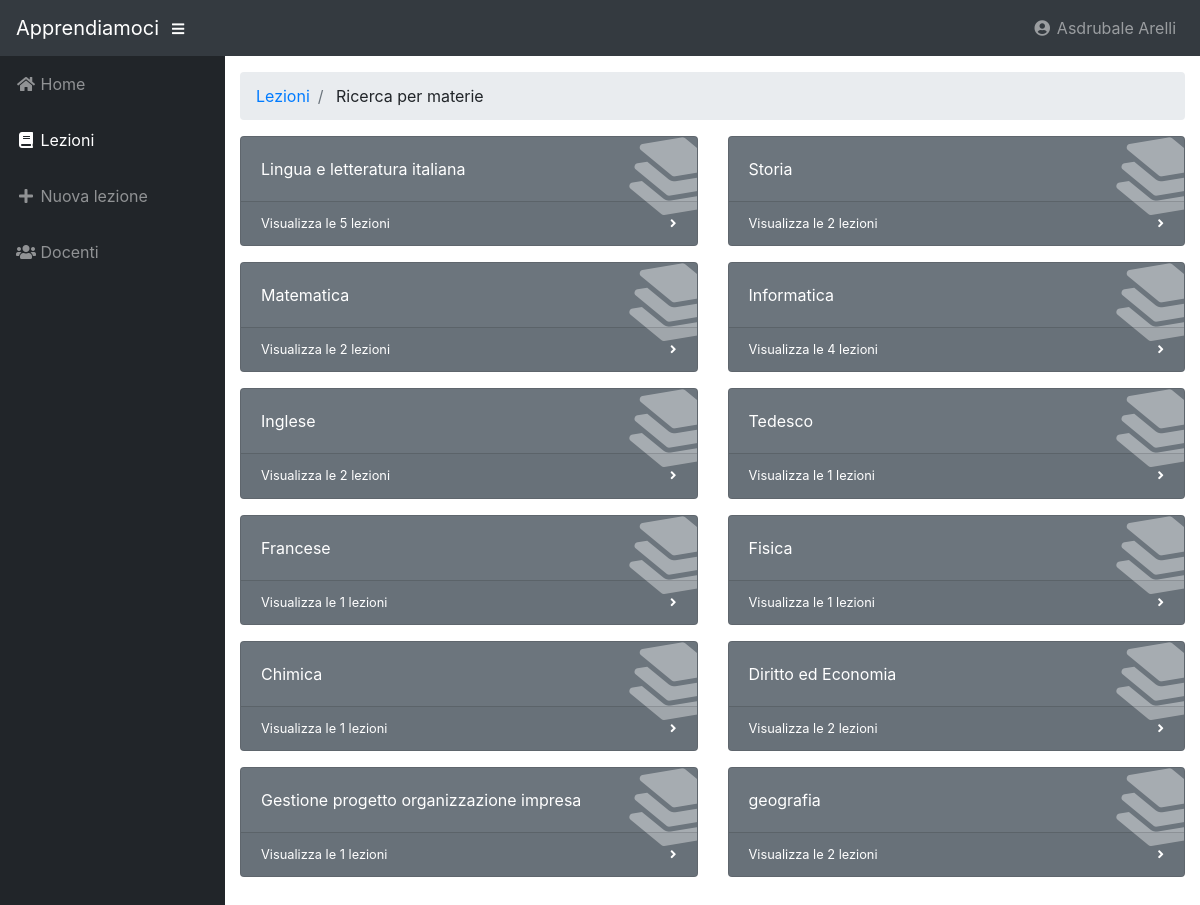
The page /filtraMaterie/index.php (signed in) on the database its author committed.
### tables this page shows
CREATE TABLE `materie` (
  `id` int(15) NOT NULL AUTO_INCREMENT,
  `titolo` varchar(50),
  PRIMARY KEY (`id`)
);

### src/connection.php (called while the page is built, shortened)
<?php
  function query($sql){
    $conn = new mysqli("localhost", "root", "", "apprendiamo");
    $tabella = array();
    $result = $conn->query($sql);
    if (isset($result->num_rows)){
      if ($result->num_rows == 0) {
        return $tabella;
      } else while($row = $result->fetch_assoc()){
        array_push($tabella, $row);
      }
      return $tabella;
    } else {
      $conn->close();
    }
  }
?>

### src/filtraMaterie/wrapper.php (the view)
<div id="wrapper">
  <?php $title ="lezioni" ?>
  <?php include '../wrapper_head.php' ?>
  <?php
      $materie = query("SELECT materie.*, count(materiedilezioni.id) AS count FROM materie, materiedilezioni WHERE materie.id=materiedilezioni.idMateria GROUP BY materie.id");
  ?>
  <div id="content-wrapper">
    <div class="container-fluid">
      <ol class="breadcrumb">
        <li class="breadcrumb-item">
          <a href="../filtra/">Lezioni</a>
        </li>
        <li class="breadcrumb-item">
          Ricerca per materie
        </li>
        </ol>
      <div class="row">
		<?php foreach ($materie as $materia): ?>
			<div class="col-xl-6 col-sm-6 mb-3" onclick="window.location='../lezioni/?materia=<?php echo $materia['id'] ?>'">
			  <div class="card text-white o-hidden h-100 onmouseover bg-secondary" onmouseover="hover(this)" onmouseleave="leave(this)">
				<div class="card-body">
				  <div class="card-body-icon">
					<i class="fas fa-layer-group"></i>
				  </div>
				  <div class="mr-5"><?php echo $materia['titolo']; ?></div>
				</div>
				<a class="card-footer text-white clearfix small z-1">
				  <span class="float-left">Visualizza le <?php echo $materia['count'] ?> lezioni</span>
				  <span class="float-right">
					<i class="fas fa-angle-right"></i>
				  </span>
				</a>
			  </div>
			</div>
		<?php endforeach; ?>
      </div>
    </div>
  </div>
</div>

### src/filtraMaterie/index.php (shortened to what this page needs)
<!DOCTYPE html>
<html lang="en" dir="ltr">
  <head>
  </head>
  <body>
    <?php include '../nav.php' ?>
    <?php include 'wrapper.php' ?>
  </body>
</html>

### src/nav.php (shortened to what this page needs)
<nav class="navbar navbar-expand navbar-dark bg-dark static-top">
  <a class="navbar-brand mr-1" href="../index.php">Apprendiamoci</a>
  <button class="btn btn-link btn-sm text-white order-1 order-sm-0" id="sidebarToggle" href="#">
    <i class="fas fa-bars"></i>
  </button>
  <ul class="navbar-nav ml-auto ml-md-0">
    <li class="nav-item dropdown no-arrow">
      <a class="nav-link dropdown-toggle" href="#" id="userDropdown" role="button" data-toggle="dropdown" aria-haspopup="true" aria-expanded="false">
        <i class="fas fa-user-circle fa-fw"></i>
        <?php echo $_SESSION['user_row']['nome']." ".$_SESSION['user_row']['cognome'] ?>
      </a>
    </li>
  </ul>
</nav>
<?php include 'connection.php' ?>

### src/wrapper_head.php (shortened to what this page needs)
<ul class="sidebar navbar-nav">
  <li class="nav-item <?php if ($title=='home') echo 'active'?>">
    <a class="nav-link" href="../home">
      <i class="fas fa-fw fa-home"></i>
      <span>Home</span>
    </a>
  </li>
  <li class="nav-item <?php if ($title=='lezioni') echo 'active'?>">
    <?php if ($title=='lezioni'): ?>
      <a class="nav-link" href="#" id="pagesDropdown" role="button" data-toggle="dropdown" aria-haspopup="true" aria-expanded="false" >
    <?php else: ?>
        <a class="nav-link" href="../filtra/">
    <?php endif; ?>
      <i class="fas fa-fw fa-book"></i>
      <span>Lezioni</span>
    </a>
  </li>
  <?php if ($_SESSION['user_type'] == 'studente'): ?>
  <?php else: ?>
    <li class="nav-item <?php if ($title=='nuovaLezione') echo 'active'?>">
      <a class="nav-link" href="../nuovaLezione/">
        <i class="fas fa-fw fa-plus"></i>
        <span>Nuova lezione</span>
      </a>
    </li>
  <?php endif; ?>
  <li class="nav-item <?php if ($title=='docenti') echo 'active'?>">
    <a class="nav-link" href="../docenti" id="pagesDropdown">
      <i class="fas fa-fw fa-users"></i>
      <span>Docenti</span>
    </a>
  </li>
</ul>

### rows shown on the page
materie: titolo "Lingua e letteratura italiana", count "5"
materie: titolo "Storia", count "2"
materie: titolo "Matematica", count "2"
materie: titolo "Informatica", count "4"
materie: titolo "Inglese", count "2"
materie: titolo "Tedesco", count "1"
materie: titolo "Francese", count "1"
materie: titolo "Fisica", count "1"
materie: titolo "Chimica", count "1"
materie: titolo "Diritto ed Economia", count "2"
materie: titolo "Gestione progetto organizzazione impresa", count "1"
materie: titolo "geografia", count "2"

### other values the page prints
$_SESSION['user_row']['nome'] "Asdrubale"
$_SESSION['user_row']['cognome'] "Arelli"
